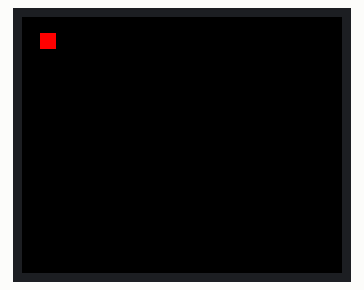
The sketch below on a simulated Arduino Uno, built with avr-gcc and run on an emulated ATmega328P. Shown: 160×128 colour display. Random numbers use the default seed unless the sketch sets one.

Above: at 0.19 s.
At 1.44 s:
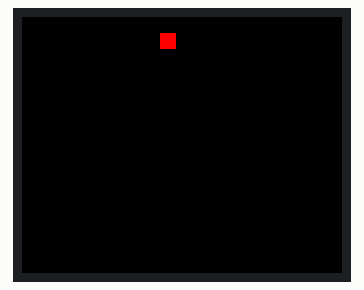
At 2.68 s:
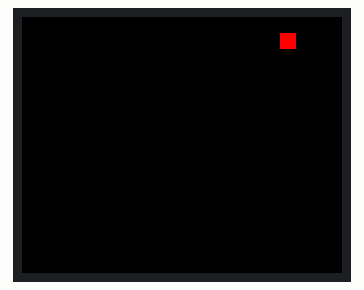
At 5.48 s:
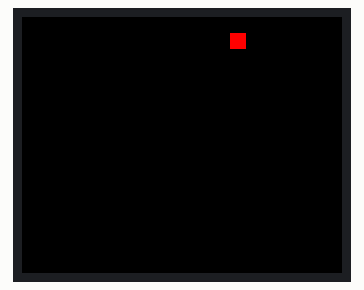
At 7.97 s:
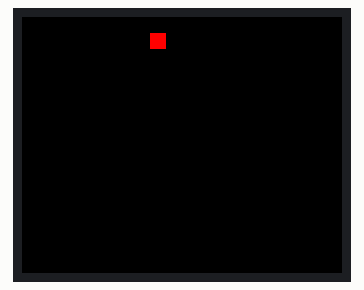
At 10.77 s:
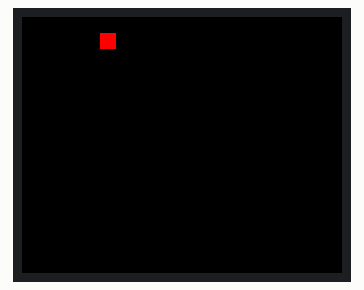

Measured:
- by itself, everything shown: repeats every 10.0 s, in 32 steps

The sketch:

Screentest1.ino
```cpp
//Display libraries
#include <TFT.h>
#include <SPI.h>

#define cs   10
#define dc   9
#define rst  8

TFT TFTscreen = TFT(cs, dc, rst);

//Snake game variables
const int displayWidth = 160;
const int displayHeight = 128;

const int red[3] = {0, 0, 255};
const int green[3] = {255, 0, 0};

const int segmentSize = 8;

int snakeX = 8;
int snakeY = 8;

int *snakeBody[2];

int dirX = 1;
int dirY = 0;

int foodX = 0;
int foodY = 0;

//Draw Any Rect
void DrawRect(int x, int y, int color[3]){
  TFTscreen.fillRect(x, y, segmentSize, segmentSize, TFTscreen.Color565(color[0], color[1], color[2]));
}

//Update Food Position
void RandomFoodPos(){
  foodX = random(0, displayWidth);
  foodY = random(0, displayHeight);
  foodX -= foodX % segmentSize;
  foodY -= foodY % segmentSize;
}

//Implement Screen Wrapping
void ScreenWrap(){
  if(snakeX >= displayWidth){
      snakeX -= displayWidth;
  }
  else if(snakeX < 0){
      snakeX += displayWidth;
  }
  else if(snakeY >= displayHeight){
      snakeY -= displayHeight;
  }
  else if(snakeY < 0){
      snakeY += displayHeight;
  }
}


void Input(){
  String input = Serial.readString();
  input.trim();

  if(input == "w"){
    dirX = 0;
    dirY = -1;
  }
  if(input == "a"){
    dirX = -1;
    dirY = 0;
  }
  if(input == "s"){
    dirX = 0;
    dirY = 1;
  }
  if(input == "d"){
    dirX = 1;
    dirY = 0;
  }
}

void setup() {
  Serial.begin(9600);

  TFTscreen.begin();
  TFTscreen.background(0, 0, 0);
}

void loop() {
  //Detect Input
  //Input();

  //Clear Screen
  TFTscreen.background(0, 0, 0);

  //Food Code
  if(snakeX == foodX and snakeY == foodY){
    const int snakeSegment[2] = {foodX, foodY};
    const int snakeBodyLength = sizeof(snakeBody);
    snakeBody[snakeBodyLength] = snakeSegment;
  }

  //Snake Code

  snakeX += dirX;
  snakeY += dirY * segmentSize;

  ScreenWrap();

  DrawRect(snakeX, snakeY, green);
}
```
